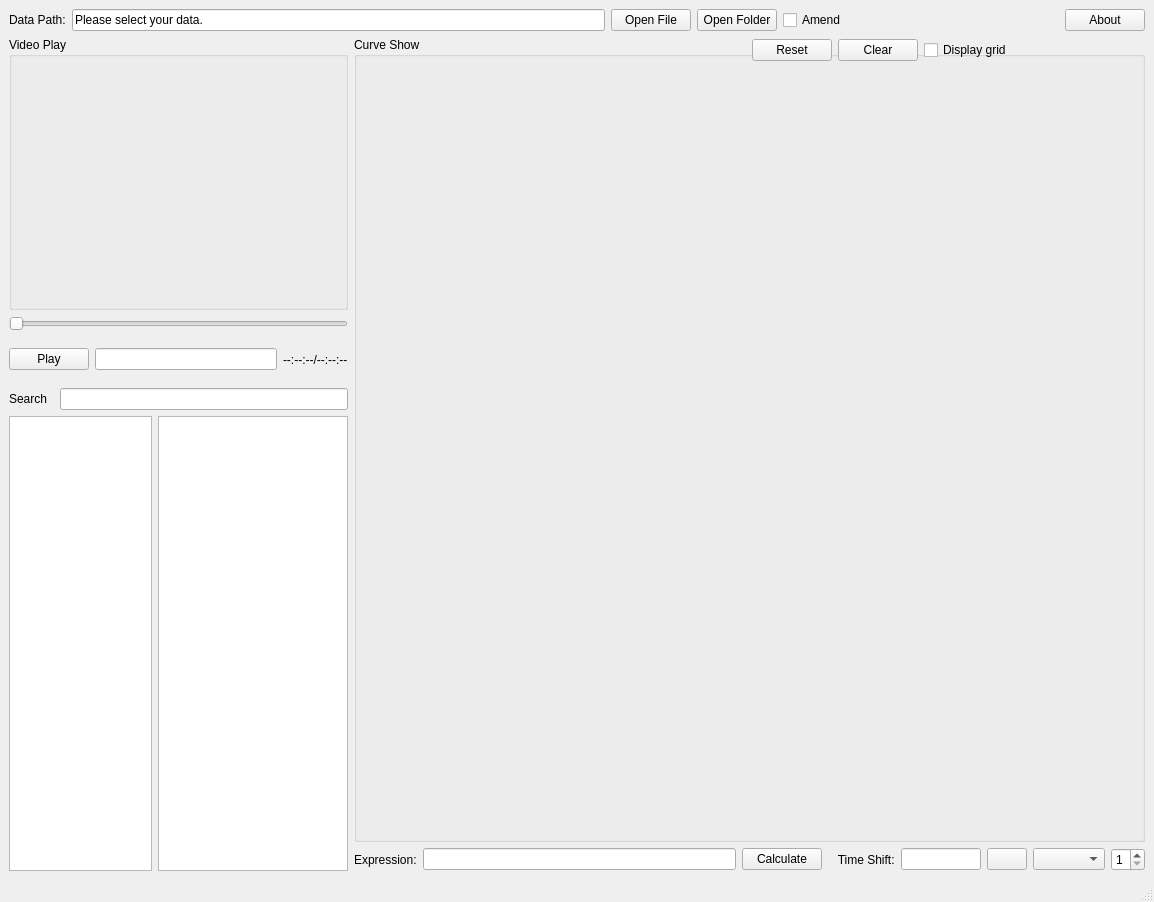
<?xml version="1.0" encoding="UTF-8"?>
<ui version="4.0">
 <class>MainWindow</class>
 <widget class="QMainWindow" name="MainWindow">
  <property name="geometry">
   <rect>
    <x>0</x>
    <y>0</y>
    <width>1154</width>
    <height>902</height>
   </rect>
  </property>
  <property name="windowTitle">
   <string>MainWindow</string>
  </property>
  <widget class="QWidget" name="centralwidget">
   <layout class="QVBoxLayout" name="verticalLayout_main" stretch="0,1">
    <item>
     <layout class="QHBoxLayout" name="horizontalLayout_top" stretch="8">
      <property name="topMargin">
       <number>0</number>
      </property>
      <item>
       <layout class="QHBoxLayout" name="horizontalLayout_input" stretch="0,10,0,0,0,4,0">
        <item>
         <widget class="QLabel" name="label_data_path">
          <property name="text">
           <string>Data Path:</string>
          </property>
         </widget>
        </item>
        <item>
         <widget class="QLineEdit" name="lineEdit_datadir">
          <property name="text">
           <string>Please select your data.</string>
          </property>
         </widget>
        </item>
        <item>
         <widget class="QPushButton" name="pushButton_select_file">
          <property name="text">
           <string>Open File</string>
          </property>
         </widget>
        </item>
        <item>
         <widget class="QPushButton" name="pushButton_select_folder">
          <property name="text">
           <string>Open Folder</string>
          </property>
         </widget>
        </item>
        <item>
         <widget class="QCheckBox" name="checkBox_select_amend">
          <property name="text">
           <string>Amend</string>
          </property>
         </widget>
        </item>
        <item>
         <spacer name="horizontalSpacer_2">
          <property name="orientation">
           <enum>Qt::Horizontal</enum>
          </property>
          <property name="sizeHint" stdset="0">
           <size>
            <width>20</width>
            <height>20</height>
           </size>
          </property>
         </spacer>
        </item>
        <item>
         <widget class="QPushButton" name="pushButton_about">
          <property name="text">
           <string>About</string>
          </property>
         </widget>
        </item>
       </layout>
      </item>
     </layout>
    </item>
    <item>
     <layout class="QHBoxLayout" name="horizontalLayout_body" stretch="3,7">
      <item>
       <layout class="QVBoxLayout" name="verticalLayout_left" stretch="6,1,1,0,10">
        <item>
         <widget class="QGroupBox" name="groupBox_img_show">
          <property name="title">
           <string>Video Play</string>
          </property>
          <layout class="QVBoxLayout" name="verticalLayout_4">
           <item>
            <widget class="QLabel" name="label_img_show">
             <property name="accessibleDescription">
              <string/>
             </property>
             <property name="frameShape">
              <enum>QFrame::NoFrame</enum>
             </property>
             <property name="text">
              <string/>
             </property>
            </widget>
           </item>
          </layout>
         </widget>
        </item>
        <item>
         <layout class="QHBoxLayout" name="horizontalLayout_slider">
          <item>
           <widget class="QSlider" name="horizontalSlider_video_slider">
            <property name="orientation">
             <enum>Qt::Horizontal</enum>
            </property>
           </widget>
          </item>
         </layout>
        </item>
        <item>
         <layout class="QHBoxLayout" name="horizontalLayout_player">
          <item>
           <widget class="QPushButton" name="pushButton_play">
            <property name="text">
             <string>Play</string>
            </property>
           </widget>
          </item>
          <item>
           <widget class="QLineEdit" name="lineEdit_videoidx">
            <property name="enabled">
             <bool>true</bool>
            </property>
           </widget>
          </item>
          <item>
           <widget class="QLabel" name="label_videots">
            <property name="text">
             <string>--:--:--/--:--:--</string>
            </property>
           </widget>
          </item>
         </layout>
        </item>
        <item>
         <layout class="QHBoxLayout" name="horizontalLayout_search_variable">
          <item>
           <widget class="QLabel" name="label_search">
            <property name="text">
             <string>Search  </string>
            </property>
           </widget>
          </item>
          <item>
           <widget class="QLineEdit" name="lineEdit_search_variable">
            <property name="text">
             <string/>
            </property>
           </widget>
          </item>
         </layout>
        </item>
        <item>
         <layout class="QHBoxLayout" name="horizontalLayout_file_var" stretch="15,20">
          <item>
           <widget class="QListWidget" name="listWidget_file"/>
          </item>
          <item>
           <widget class="QListWidget" name="listWidget_variable"/>
          </item>
         </layout>
        </item>
       </layout>
      </item>
      <item>
       <layout class="QVBoxLayout" name="verticalLayout_right" stretch="20,1">
        <item>
         <widget class="QGroupBox" name="groupBox_axis">
          <property name="title">
           <string>Curve Show</string>
          </property>
          <widget class="QWidget" name="layoutWidget">
           <property name="geometry">
            <rect>
             <x>90</x>
             <y>0</y>
             <width>788</width>
             <height>27</height>
            </rect>
           </property>
           <layout class="QHBoxLayout" name="horizontalLayout_display_option" stretch="10,2,2,10">
            <item>
             <spacer name="horizontalSpacer">
              <property name="orientation">
               <enum>Qt::Horizontal</enum>
              </property>
              <property name="sizeHint" stdset="0">
               <size>
                <width>40</width>
                <height>20</height>
               </size>
              </property>
             </spacer>
            </item>
            <item>
             <widget class="QPushButton" name="pushButton_reset">
              <property name="text">
               <string>Reset</string>
              </property>
             </widget>
            </item>
            <item>
             <widget class="QPushButton" name="pushButton_clear">
              <property name="text">
               <string>Clear</string>
              </property>
             </widget>
            </item>
            <item>
             <widget class="QCheckBox" name="checkBox_display_grid">
              <property name="text">
               <string>Display grid</string>
              </property>
             </widget>
            </item>
           </layout>
          </widget>
         </widget>
        </item>
        <item>
         <layout class="QHBoxLayout" name="horizontalLayout_plot_option" stretch="0,10,1,0,2,1,1,1">
          <item>
           <widget class="QLabel" name="label_expression">
            <property name="text">
             <string>Expression:</string>
            </property>
           </widget>
          </item>
          <item>
           <widget class="QLineEdit" name="lineEdit_expression">
            <property name="minimumSize">
             <size>
              <width>200</width>
              <height>0</height>
             </size>
            </property>
           </widget>
          </item>
          <item>
           <widget class="QPushButton" name="pushButton_calc">
            <property name="text">
             <string>Calculate</string>
            </property>
           </widget>
          </item>
          <item>
           <widget class="QLabel" name="label_time_diff">
            <property name="text">
             <string>   Time Shift:</string>
            </property>
           </widget>
          </item>
          <item>
           <widget class="QLineEdit" name="lineEdit_time_shift">
            <property name="minimumSize">
             <size>
              <width>80</width>
              <height>0</height>
             </size>
            </property>
           </widget>
          </item>
          <item>
           <widget class="QPushButton" name="pushButton_color">
            <property name="text">
             <string/>
            </property>
           </widget>
          </item>
          <item>
           <widget class="QComboBox" name="comboBox_linestyle"/>
          </item>
          <item>
           <widget class="QSpinBox" name="spinBox_linewidth">
            <property name="minimum">
             <number>1</number>
            </property>
            <property name="maximum">
             <number>9</number>
            </property>
           </widget>
          </item>
         </layout>
        </item>
       </layout>
      </item>
     </layout>
    </item>
   </layout>
  </widget>
  <widget class="QStatusBar" name="statusbar"/>
  <action name="actionOpen">
   <property name="text">
    <string>Open</string>
   </property>
  </action>
 </widget>
 <resources/>
 <connections/>
</ui>
